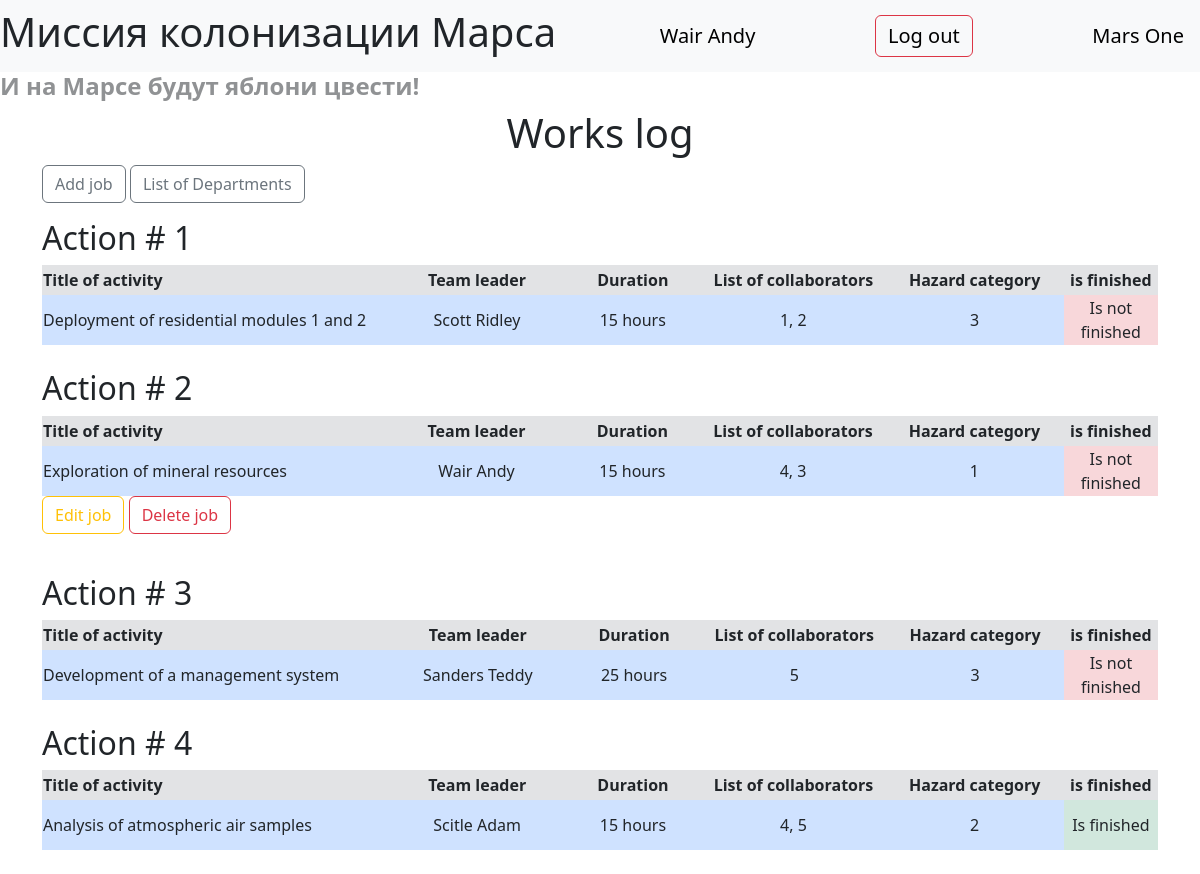
/ (signed in), run on the app's committed database.
### data/users.py (models this page shows, shortened)
class User(SqlAlchemyBase, UserMixin, SerializerMixin):
    __tablename__ = 'users'
    id = sqlalchemy.Column(sqlalchemy.Integer, primary_key=True, autoincrement=True)
    surname = sqlalchemy.Column(sqlalchemy.String, nullable=True)
    name = sqlalchemy.Column(sqlalchemy.String, nullable=True)
    age = sqlalchemy.Column(sqlalchemy.Integer, nullable=True)
    position = sqlalchemy.Column(sqlalchemy.String, nullable=True)
    speciality = sqlalchemy.Column(sqlalchemy.String, nullable=True)
    address = sqlalchemy.Column(sqlalchemy.String, nullable=True)
    city_from = sqlalchemy.Column(sqlalchemy.String, nullable=True)
    email = sqlalchemy.Column(sqlalchemy.String, index=True, unique=True, nullable=True)
    hashed_password = sqlalchemy.Column(sqlalchemy.String, nullable=True)
    modified_date = sqlalchemy.Column(sqlalchemy.DateTime, default=datetime.datetime.now)
    job = orm.relationship("Jobs", back_populates='user')
    department = orm.relationship('Department', back_populates='chief_user')

### data/jobs.py (models this page shows)
class Jobs(SqlAlchemyBase, SerializerMixin):
    __tablename__ = 'jobs'
    id = sqlalchemy.Column(sqlalchemy.Integer, primary_key=True, autoincrement=True)
    team_leader = sqlalchemy.Column(sqlalchemy.Integer, sqlalchemy.ForeignKey('users.id'))
    job = sqlalchemy.Column(sqlalchemy.String, nullable=True)
    work_size = sqlalchemy.Column(sqlalchemy.Integer, nullable=True)
    collaborators = sqlalchemy.Column(sqlalchemy.String, nullable=True)
    start_date = sqlalchemy.Column(sqlalchemy.DateTime, nullable=True)
    end_date = sqlalchemy.Column(sqlalchemy.DateTime, nullable=True)
    is_finished = sqlalchemy.Column(sqlalchemy.Boolean, default=False)
    user = orm.relationship('User')
    categories = orm.relationship('Category', secondary='job_to_category', backref='job')

### data/categories.py (models this page shows)
class Category(SqlAlchemyBase, SerializerMixin):
    __tablename__ = 'category'
    id = sqlalchemy.Column(sqlalchemy.Integer, primary_key=True,
                           autoincrement=True)
    name = sqlalchemy.Column(sqlalchemy.String, nullable=True)

### main.py (the view)
@app.route('/')
def index():
    db_sess = db_session.create_session()
    jobs = db_sess.query(Jobs).all()
    return render_template('index.html', jobs=jobs)

### data/db_session.py (called while the page is built)
def create_session() -> Session:
    global __factory
    return __factory()

### main.py (called while the page is built)
@login_manager.user_loader
def load_user(user_id):
    db_sess = db_session.create_session()
    return db_sess.query(User).get(user_id)

### templates/index.html
{% extends 'base.html' %}
{% block content %}
    <h1 class="align-middle"> Works log </h1>
    <p>
        {% if current_user.is_authenticated %}
            <a class="btn btn-outline-secondary" href="/addjob"> Add job </a>
        {% endif %}
        <a class="btn btn-outline-secondary" href="/departments"> List of Departments </a>
    </p>
    {% for item in jobs %}
        <div class="job-block">
            <h2> Action # {{ item.id }}</h2>
            <table>
                <thead>
                    <tr class="bg-secondary-subtle" style="height:30px;">
                        <th style="width:400px;"> Title of activity </th>
                        <th style="width:200px;" class="align-middle"> Team leader </th>
                        <th style="width:150px;" class="align-middle"> Duration </th>
                        <th style="width:200px;" class="align-middle"> List of collaborators </th>
                        <th style="width:200px;" class="align-middle"> Hazard category </th>
                        <th style="width:100px;" class="align-middle"> is finished </th>
                    </tr>
                </thead>
                <tbody>
                    <tr style="height:50px;">
                        <td class="bg-primary-subtle"> {{ item.job }} </td>
                        <td class="bg-primary-subtle align-middle"> {{ item.user.surname }} {{ item.user.name }} </td>
                        <td class="bg-primary-subtle align-middle"> {{ item.work_size }} hours </td>
                        <td class="bg-primary-subtle align-middle"> {{ item.collaborators }} </td>
                        <td class="bg-primary-subtle align-middle"> {{ item.categories[0].id }} </td>
                        {% if item.is_finished %}
                            <td class="bg-success-subtle align-middle"> Is finished </td>
                        {% else %}
                            <td class="bg-danger-subtle align-middle"> Is not finished </td>
                        {% endif %}
                    </tr>
                </tbody>
            </table>
            {% if item.user.id == current_user.id or current_user.id == 1 %}
                <p>
                    <a class="btn btn-outline-warning" href="/editjob/{{ item.id }}"> Edit job </a>
                    <a class="btn btn-outline-danger" href="/deletejob/{{ item.id }}"> Delete job </a>
                </p>
            {% endif %}
        </div> <br>
    {% endfor %}
{% endblock content %}

### templates/base.html (shortened to what this page needs)
<!DOCTYPE html>
<html lang="en">
    <head>
        <link href="https://cdn.jsdelivr.net/npm/bootstrap@5.3.3/dist/css/bootstrap.min.css"
              rel="stylesheet"
>
        <link rel="stylesheet"
              href="/static/css/style.css">
    </head>
    <body>
        <header>
            <nav class="navbar navbar-light bg-light">
                <h1>Миссия колонизации Марса</h1>
                {% if current_user.is_authenticated %}
                    <label> <a class="navbar-brand" href="/account"> {{current_user.surname }} {{ current_user.name }} </a> </label>
                    <label> <a class="navbar-brand btn btn-outline-danger" href="/logout"> Log out </a> </label>
                {% else %}
                    <label> <a class="navbar-brand btn btn-outline-success" href="/login"> Log in </a> </label>
                    <label> <a  class="navbar-brand btn btn-outline-primary" href="/register"> Register </a> </label>
                {% endif %}
                <label class="fw-light"> <a class="navbar-brand" href="/"> Mars One </a> </label>
            </nav>
            <h4 class="text-body-tertiary fw-bold">И на Марсе будут яблони цвести!</h4>
        </header>
        <main role="main" class="container">
            {% block content %}{% endblock %}
        </main>
    </body>
</html>

### static/css/style.css (style rules this page uses)
.align-middle { text-align: center; }

### data on the page
User: surname "Wair", name "Andy"
Jobs: id "1", job "Deployment of residential modules 1 and 2", user.surname "Scott", user.name "Ridley", work_size "15", collaborators "1, 2", categories "3", is_finished "Is not finished"
Jobs: id "2", job "Exploration of mineral resources", user.surname "Wair", user.name "Andy", work_size "15", collaborators "4, 3", categories "1", is_finished "Is not finished"
Jobs: id "3", job "Development of a management system", user.surname "Sanders", user.name "Teddy", work_size "25", collaborators "5", categories "3", is_finished "Is not finished"
Jobs: id "4", job "Analysis of atmospheric air samples", user.surname "Scitle", user.name "Adam", work_size "15", collaborators "4, 5", categories "2", is_finished "Is finished"
